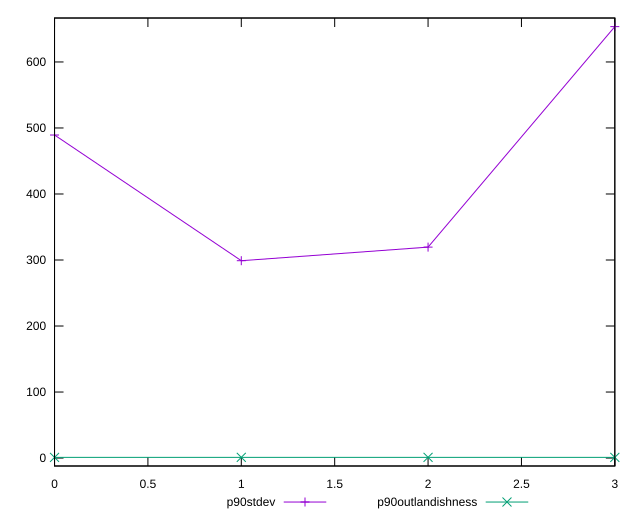

This figure's gnuplot source:
reset

$p90Stdev <<EOF
0 489.3298089547128
1 298.94094343391595
2 319.52475024493674
3 653.5291578439084
EOF

$p90Outlandishness <<EOF
0 0.9929163632068186
1 1.053694900670391
2 1.0441960141316764
3 0.9997126365990361
EOF

set key outside below
set xrange [0:3]
set yrange [-12.057808466407211:666.5798826735224]
set trange [-12.057808466407211:666.5798826735224]
set terminal svg size 640, 520 enhanced background rgb 'white'
set output "report/report_00029_2021-02-24T13-36-40.390Z/mainthread-work-breakdown/progression/stddev.svg"

plot $p90Stdev title "p90stdev" with linespoints, \
     $p90Outlandishness title "p90outlandishness" with linespoints

reset
